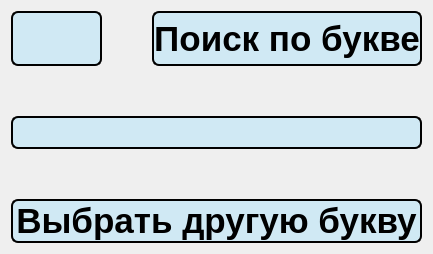
      <widget class="QWidget" name="letter_search_result">
       <layout class="QVBoxLayout" name="verticalLayout_58">
        <item>
         <layout class="QVBoxLayout" name="verticalLayout_51">
          <item>
           <layout class="QVBoxLayout" name="verticalLayout_57" stretch="1,15">
            <property name="spacing">
             <number>50</number>
            </property>
            <item>
             <layout class="QHBoxLayout" name="horizontalLayout_8" stretch="2,21">
              <item>
               <widget class="QPushButton" name="back_26">
                <property name="sizePolicy">
                 <sizepolicy hsizetype="Expanding" vsizetype="Expanding">
                  <horstretch>0</horstretch>
                  <verstretch>0</verstretch>
                 </sizepolicy>
                </property>
                <property name="font">
                 <font>
                  <family>Comfortaa</family>
                  <pointsize>28</pointsize>
                  <bold>false</bold>
                 </font>
                </property>
                <property name="styleSheet">
                 <string notr="true">QPushButton {
                color: black;
                background-color: rgb(208, 233, 244);
                border: 2px solid black;
                border-radius: 7px;

            }
            QPushButton:hover {
                background-color: #d0dff4;
            } 
			QPushButton:pressed {
            	background-color: #1f6391;
        }</string>
                </property>
                <property name="text">
                 <string/>
                </property>
                <property name="icon">
                 <iconset resource="res_rc.qrc">
                  <normaloff>:/icon/icons/back.svg</normaloff>:/icon/icons/back.svg</iconset>
                </property>
               </widget>
              </item>
              <item>
               <widget class="QLabel" name="label_75">
                <property name="sizePolicy">
                 <sizepolicy hsizetype="Expanding" vsizetype="Expanding">
                  <horstretch>0</horstretch>
                  <verstretch>0</verstretch>
                 </sizepolicy>
                </property>
                <property name="styleSheet">
                 <string notr="true">color: black;
font-weight: bold;
font-size: 35px;
border: 2px solid black;
border-radius: 7px;
background-color: rgb(208, 233, 244);
</string>
                </property>
                <property name="text">
                 <string>Поиск по букве</string>
                </property>
                <property name="alignment">
                 <set>Qt::AlignmentFlag::AlignCenter</set>
                </property>
               </widget>
              </item>
             </layout>
            </item>
            <item>
             <layout class="QVBoxLayout" name="verticalLayout_56" stretch="5,1">
              <property name="spacing">
               <number>50</number>
              </property>
              <property name="bottomMargin">
               <number>0</number>
              </property>
              <item>
               <widget class="QLabel" name="label_76">
                <property name="sizePolicy">
                 <sizepolicy hsizetype="Expanding" vsizetype="Expanding">
                  <horstretch>0</horstretch>
                  <verstretch>0</verstretch>
                 </sizepolicy>
                </property>
                <property name="styleSheet">
                 <string notr="true">color: black;
font-weight: bold;
font-size: 25px;
border: 2px solid black;
border-radius: 7px;
background-color: rgb(208, 233, 244);
</string>
                </property>
                <property name="text">
                 <string/>
                </property>
                <property name="alignment">
                 <set>Qt::AlignmentFlag::AlignHCenter|Qt::AlignmentFlag::AlignTop</set>
                </property>
                <property name="wordWrap">
                 <bool>true</bool>
                </property>
               </widget>
              </item>
              <item>
               <widget class="QPushButton" name="another_search_2">
                <property name="sizePolicy">
                 <sizepolicy hsizetype="Expanding" vsizetype="Expanding">
                  <horstretch>0</horstretch>
                  <verstretch>0</verstretch>
                 </sizepolicy>
                </property>
                <property name="styleSheet">
                 <string notr="true">QPushButton {
                color: black;
                font-weight: bold;
                font-size:35px;
                background-color: rgb(208, 233, 244);
                border: 2px solid black;
                border-radius: 7px;

            }
            QPushButton:hover {
                background-color: #d0dff4;
            } 
			QPushButton:pressed {
            	background-color: #1f6391;
        }</string>
                </property>
                <property name="text">
                 <string>Выбрать другую букву</string>
                </property>
               </widget>
              </item>
             </layout>
            </item>
           </layout>
          </item>
         </layout>
        </item>
       </layout>
      </widget>
